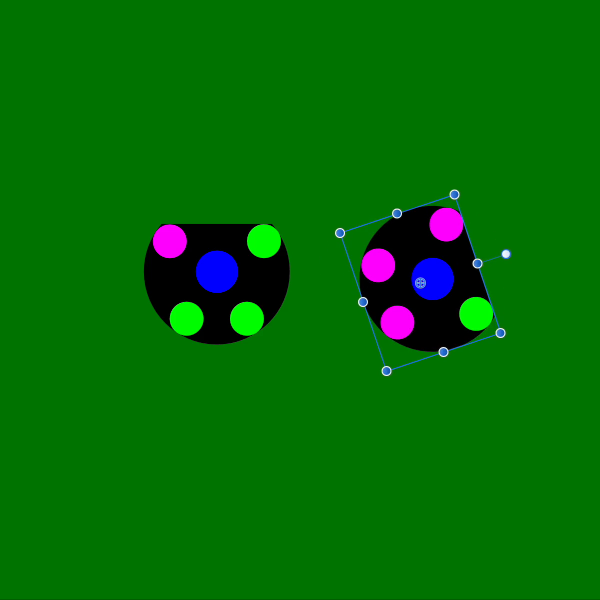
#> input picture frame 347 of Test2.mp4, 1200 x 1200 px (shown at 1/2 size)
$ python main1.py
#> lines starting #> are read from the running program, lines starting #| are printed output that depends on the picture; after the words box and inside, x2 and y2 are one past the last pixel; in counts of white or black regions, pixels touching at a corner belong together
#> in main, frame is the input picture: shape (1200, 1200, 3); mean B, G, R 5.4, 108.3, 3
import cv2
import numpy as np
from scipy.spatial import distance as dist

# Initialize empty lists for robots and ID markings
robotList = []
robotMarks = []

class Robot:
    def __init__(self, pos=None, team='-no team!-', ID='-no ID!-'):
        self.pos = pos if pos is not None else []
        self.team = team
        self.ID = ID
        self.circles = [] # ID markings [x, y, color]

    def add_marking(self, circle=None):
        if circle is None:
            circle = [0, 0, [0, 0, 0]]
        self.circles.append(circle)

class Ball:
    def __init__(self, pos=None):
        self.pos = pos if pos is not None else []

# Initialize the ball with default position
ball = Ball()

def Color_Detection(blue, green, red):
    if blue > 220 and green < 50 and red < 50:
        return 'Blue'
    if blue < 50 and green > 200 and red > 200:
        return 'Yellow'
    if blue > 200 and green < 50 and red > 200:
        return 'Purple'
    if blue < 50 and green > 220 and red < 50:
        return 'Green'
    if blue < 50 and green < 200 and red > 220:
        return 'Orange'
    return 'Unidentified'

def IdentifyCircles(img, circle):
    global ball

    x, y = int(circle[0]), int(circle[1])
    blue, green, red = img[y, x, 0], img[y, x, 1], img[y, x, 2]
    color = Color_Detection(blue, green, red)

    if color == 'Blue' or color == 'Yellow':
        robotList.append(Robot([x, y], color))
    elif color == 'Green' or color == 'Purple':
        robotMarks.append([x, y, color])
        print('ROBOT FOUND')
    elif color == 'Orange':
        ball = Ball([x, y])

def assignIDmarks():
    if robotList is not None:
        for idx, robot in enumerate(robotList):
            distances = []

            for i, mark in enumerate(robotMarks):
                mark_dist = dist.euclidean(mark[:2], robot.pos)
                distances.append((i, mark_dist))
            distances.sort(key=lambda x: x[1])
            closest_marks_indices = [i for i, _ in distances[:4]]
            robot.circles = [robotMarks[i] for i in closest_marks_indices]
            robot.ID = idx + 1

def detect_circles(image):
    gray = cv2.cvtColor(image, cv2.COLOR_BGR2GRAY)
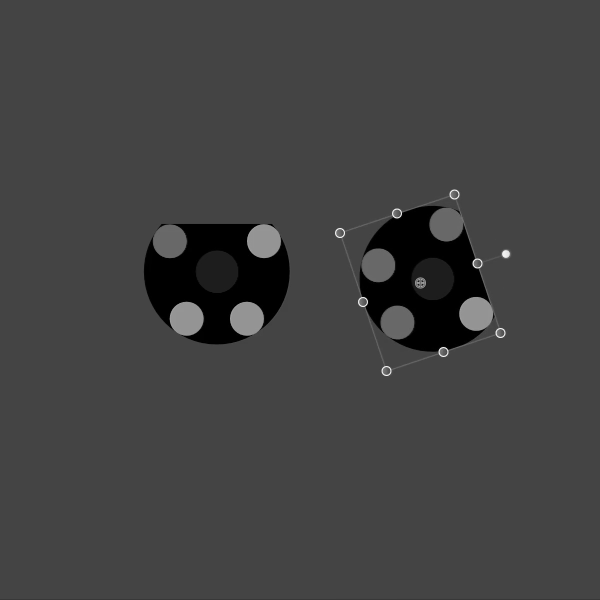
#> gray: shape (1200, 1200) (shown at 1/2 size); min 0, max 255, mean 65.5
    blurred = cv2.GaussianBlur(gray, (9, 9), 0)
    circles = cv2.HoughCircles(blurred, cv2.HOUGH_GRADIENT, 1, minDist=20, param1=50, param2=14, minRadius=15, maxRadius=50)
#> circles = [[865.5, 557.5, 42.2], [433.5, 543.5, 42.2], [372.5, 636.5, 33.5], [794.5, 644.5, 34], [951.5, 627.5, 33.3], [493.5, 636.5, 33.3], [527.5, 481.5, 33.3], [892.5, 448.5, 34.3], [338.5, 482.5, 33.8], [756.5, 529.5, 33.2]]
    return circles

def annotate_image(img):
    for robot in robotList:
        team_color = "B" if robot.team == 'Blue' else "Y"
        cv2.putText(img, f'{team_color}', (robot.pos[0] + 20, robot.pos[1] - 40), cv2.FONT_HERSHEY_SIMPLEX, .75, (255, 255, 255), 2, cv2.LINE_AA)
        cv2.putText(img, f'ID{robot.ID}', (robot.pos[0] + 20, robot.pos[1] - 20), cv2.FONT_HERSHEY_SIMPLEX, .75, (255, 255, 255), 2, cv2.LINE_AA)
        cv2.putText(img, f'{robot.pos}', (robot.pos[0] + 20, robot.pos[1]), cv2.FONT_HERSHEY_SIMPLEX, .75, (255, 255, 255), 2, cv2.LINE_AA)

    if ball:
        cv2.putText(img, f'Ball {ball.pos}', (ball.pos[0] + 20, ball.pos[1] + 20), cv2.FONT_HERSHEY_SIMPLEX, 1, (255, 255, 255), 2, cv2.LINE_AA)

# Main function
def main():
    global robotList, robotMarks, ball

    # Initialize globals
    robotList = []
    robotMarks = []
    ball = None

    # Load and process the video
    video_path = "/Test2.mp4"
    cap = cv2.VideoCapture(video_path)

    while cap.isOpened():
        ret, frame = cap.read()
        if not ret:
            break

        # Reset robot and mark lists for each frame
        robotList = []
        robotMarks = []

        # Detect circles in the frame
        circles = detect_circles(frame)

        if circles is not None:
            circles = np.uint16(np.around(circles))
#> circles = [[866, 558, 42], [434, 544, 42], [372, 636, 34], [794, 644, 34], [952, 628, 33], [494, 636, 33], [528, 482, 33], [892, 448, 34], [338, 482, 34], [756, 530, 33]]
            for circle in circles[0, :]:
                IdentifyCircles(frame, circle)
                cv2.circle(frame, (circle[0], circle[1]), circle[2], (0, 255, 0), 2)
                cv2.circle(frame, (circle[0], circle[1]), 2, (0, 0, 255), 3)
#> this loop made 10 passes
#> (x in IdentifyCircles, y in IdentifyCircles, blue in IdentifyCircles, green in IdentifyCircles, red in IdentifyCircles) on passes 3 to 10: (372, 636, 0, 252, 0), (794, 644, 253, 0, 253), (952, 628, 0, 252, 0), (494, 636, 0, 252, 0), (528, 482, 0, 252, 0), (892, 448, 253, 0, 253), (338, 482, 253, 0, 253), (756, 530, 253, 0, 253)
#> (x in IdentifyCircles, y in IdentifyCircles, blue in IdentifyCircles, green in IdentifyCircles, red in IdentifyCircles) on passes 1 to 2: (866, 558, 254, 0, 0), (434, 544, 254, 0, 0)
#| ROBOT FOUND
#| ROBOT FOUND
#| ROBOT FOUND
#| ROBOT FOUND
#| ROBOT FOUND
#| ROBOT FOUND
#| ROBOT FOUND
#| ROBOT FOUND
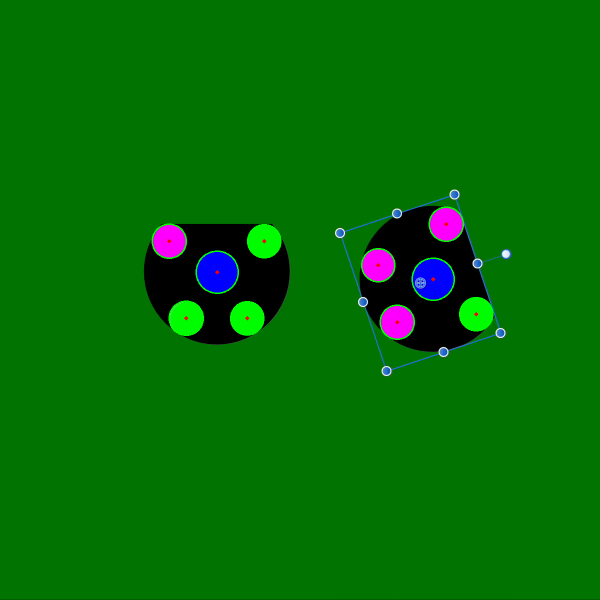
#> frame: shape (1200, 1200, 3) (shown at 1/2 size); 0.49% of pixels changed, all inside (x1, y1, x2, y2) = (303, 413, 987, 680)

            assignIDmarks()
#> the loop in assignIDmarks, `for idx, robot in enumerate(robotList):` made 2 passes
#> (closest_marks_indices, robot.ID) on passes 1 to 2: ([2, 1, 5, 7], 1), ([3, 0, 4, 6], 2)

            for robot in robotList:
                print(f'There is a {robot.team} robot with these ID circles:')
                for mark in robot.circles:
                    print(mark)
#> this loop made 2 passes
#| There is a Blue robot with these ID circles:
#| [952, 628, 'Green']
#| [794, 644, 'Purple']
#| [892, 448, 'Purple']
#| [756, 530, 'Purple']
#| There is a Blue robot with these ID circles:
#| [494, 636, 'Green']
#| [372, 636, 'Green']
#| [528, 482, 'Green']
#| [338, 482, 'Purple']

            if ball:
                print(f'Ball found at {ball.pos}')

            for robot in robotList:
                cv2.circle(frame, (robot.pos[0], robot.pos[1]), 10, (0, 0, 0), 5)
                for mark in robot.circles:
                    cv2.circle(frame, (mark[0], mark[1]), 10, (0, 0, 0), 5)
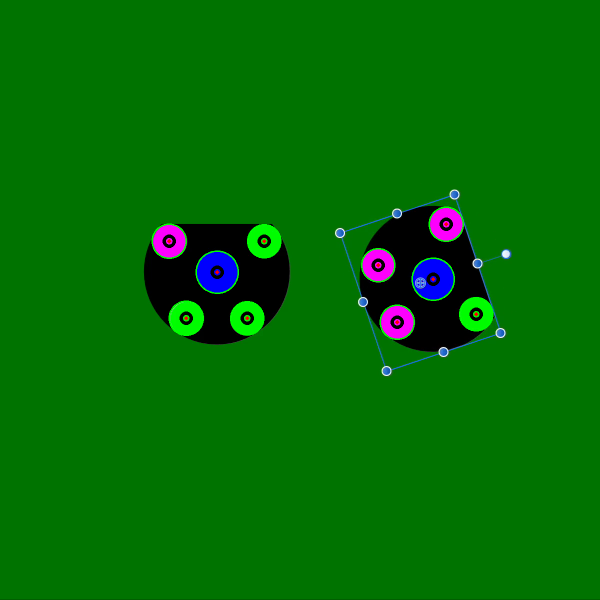
#> frame: shape (1200, 1200, 3) (shown at 1/2 size); 0.29% of pixels changed, all inside (x1, y1, x2, y2) = (325, 435, 966, 658)

        else:
            print("No circles detected")

        annotate_image(frame)
#> the loop in annotate_image, `for robot in robotList:` made 2 passes
#> team_color on passes 1 to 2: 'B', 'B'
        cv2.imshow("Annotated Video", frame)

        if cv2.waitKey(1) & 0xFF == ord('q'):
#> (key q is pressed here)
            break

    cap.release()
    cv2.destroyAllWindows()

if __name__ == "__main__":
    main()

$ run again, starting later in the video
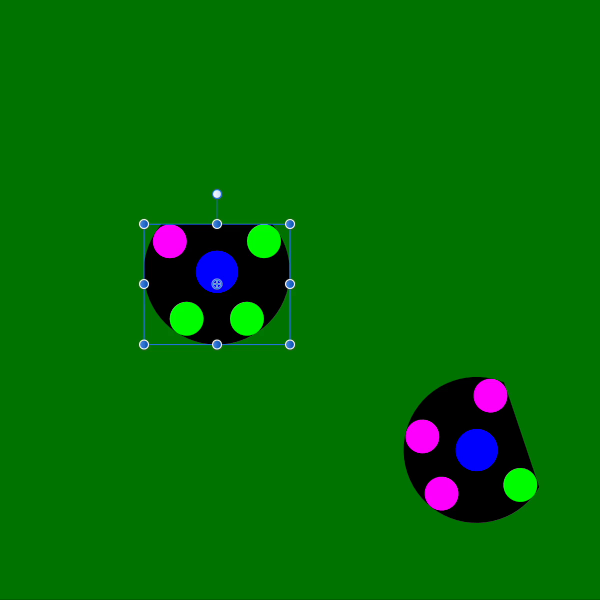
#> input picture frame 1565 of Test2.mp4, 1200 x 1200 px (shown at 1/2 size)
#> in main, frame is the input picture: shape (1200, 1200, 3); mean B, G, R 5.4, 108.3, 3
#> in detect_circles, `circles = cv2.HoughCircles(blurred, cv2.HOUGH_GRADIENT, 1, minDist=20,..`: circles = [[952.5, 899.5, 42.2], [372.5, 636.5, 33.5], [339.5, 482.5, 33.1], [980.5, 790.5, 34.1], [844.5, 872.5, 33.2], [527.5, 481.5, 33.3], [1040.5, 969.5, 33.3], [493.5, 637.5, 33.3], [882.5, 987.5, 34.4], [432.5, 542.5, 41.9]]
#> in main, `circles = np.uint16(np.around(circles))`: circles = [[952, 900, 42], [372, 636, 34], [340, 482, 33], [980, 790, 34], [844, 872, 33], [528, 482, 33], [1040, 970, 33], [494, 638, 33], [882, 988, 34], [432, 542, 42]]
#> the loop in main, `for circle in circles[0, :]:` made 10 passes
#> (x in IdentifyCircles, y in IdentifyCircles, blue in IdentifyCircles, green in IdentifyCircles, red in IdentifyCircles) on passes 2 to 9: (372, 636, 0, 252, 0), (340, 482, 253, 0, 253), (980, 790, 253, 0, 253), (844, 872, 253, 0, 253), (528, 482, 0, 252, 0), (1040, 970, 0, 252, 0), (494, 638, 0, 252, 0), (882, 988, 253, 0, 253)
#> (printed output is left out)
#> after the loop in main, `for circle in circles[0, :]:`:
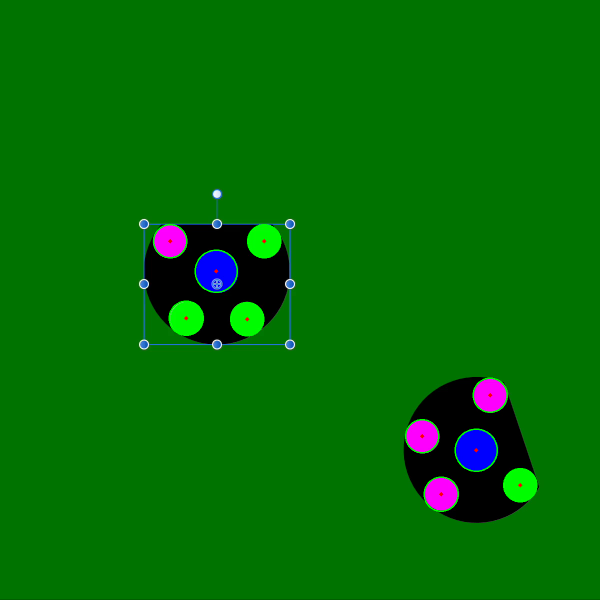
#> frame: shape (1200, 1200, 3) (shown at 1/2 size); 0.49% of pixels changed, all inside (x1, y1, x2, y2) = (306, 448, 1075, 1024)
#> the loop in assignIDmarks, `for idx, robot in enumerate(robotList):` made 2 passes
#> (closest_marks_indices, robot.ID) on passes 1 to 2: ([3, 5, 7, 2], 1), ([1, 0, 4, 6], 2)
#> the loop in main, `for robot in robotList:` made 2 passes
#| There is a Blue robot with these ID circles:
#| [844, 872, 'Purple']
#| [1040, 970, 'Green']
#| [882, 988, 'Purple']
#| [980, 790, 'Purple']
#| There is a Blue robot with these ID circles:
#> (further printed lines are left out)
#> after the loop in main, `for robot in robotList:`:
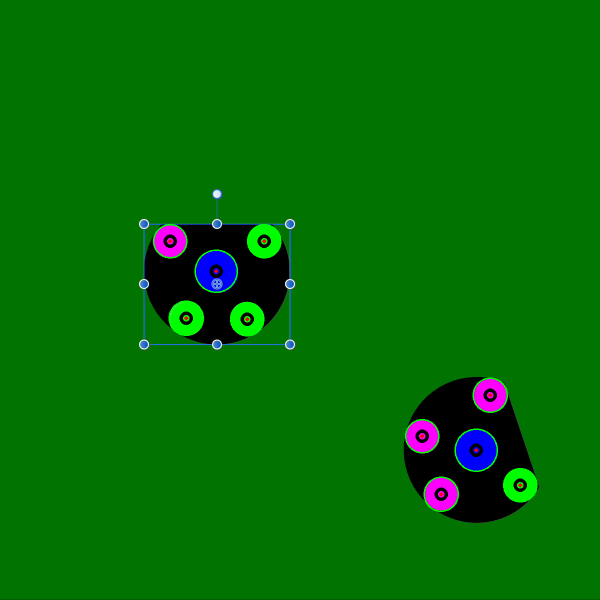
#> frame: shape (1200, 1200, 3) (shown at 1/2 size); 0.29% of pixels changed, all inside (x1, y1, x2, y2) = (327, 469, 1054, 1002)
#> the loop in annotate_image, `for robot in robotList:` made 2 passes
#> team_color on passes 1 to 2: 'B', 'B'

$ run again, starting later in the video
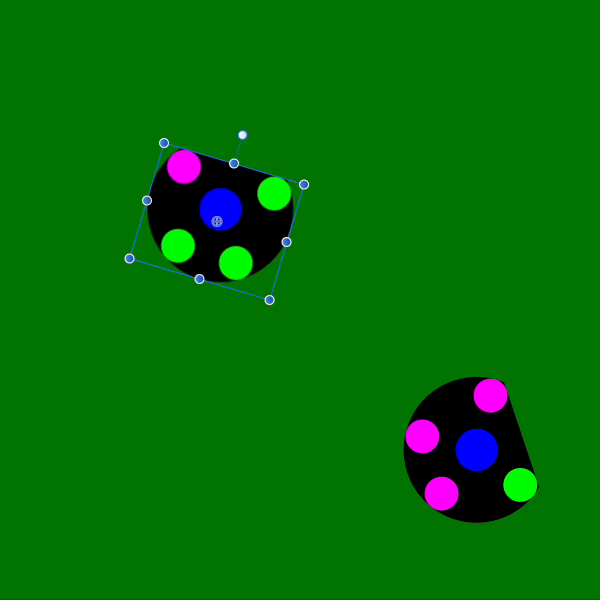
#> input picture frame 2782 of Test2.mp4, 1200 x 1200 px (shown at 1/2 size)
#> in main, frame is the input picture: shape (1200, 1200, 3); mean B, G, R 5.4, 108.2, 3
#> in detect_circles, `circles = cv2.HoughCircles(blurred, cv2.HOUGH_GRADIENT, 1, minDist=20,..`: circles = [[844.5, 872.5, 33.8], [952.5, 899.5, 42.5], [547.5, 386.5, 33.3], [882.5, 986.5, 34.1], [367.5, 333.5, 33.1], [980.5, 790.5, 34], [441.5, 417.5, 42.4], [471.5, 525.5, 33.2], [1040.5, 969.5, 33.3], [355.5, 491.5, 33.2]]
#> in main, `circles = np.uint16(np.around(circles))`: circles = [[844, 872, 34], [952, 900, 42], [548, 386, 33], [882, 986, 34], [368, 334, 33], [980, 790, 34], [442, 418, 42], [472, 526, 33], [1040, 970, 33], [356, 492, 33]]
#> the loop in main, `for circle in circles[0, :]:` made 10 passes
#> (x in IdentifyCircles, y in IdentifyCircles, blue in IdentifyCircles, green in IdentifyCircles, red in IdentifyCircles) on passes 1, 3, 4, 5, 6, 8, 9, 10: (844, 872, 253, 0, 253), (548, 386, 0, 252, 0), (882, 986, 253, 0, 253), (368, 334, 253, 0, 253), (980, 790, 253, 0, 253), (472, 526, 0, 252, 0), (1040, 970, 0, 252, 0), (356, 492, 0, 252, 0)
#> (printed output is left out)
#> after the loop in main, `for circle in circles[0, :]:`:
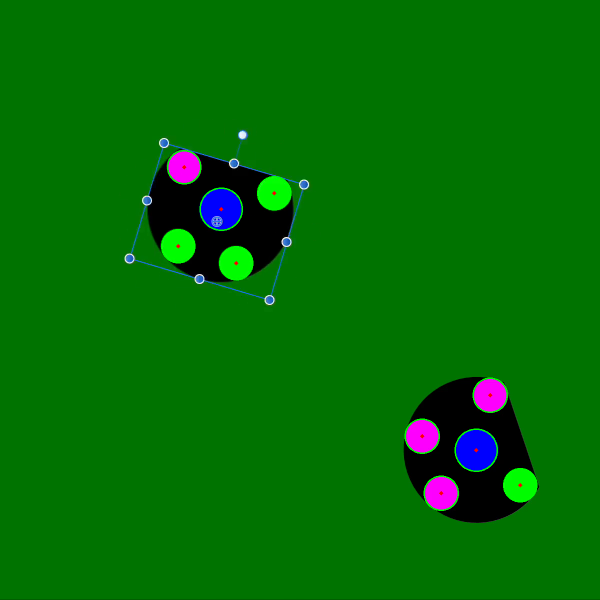
#> frame: shape (1200, 1200, 3) (shown at 1/2 size); 0.49% of pixels changed, all inside (x1, y1, x2, y2) = (322, 300, 1075, 1022)
#> the loop in assignIDmarks, `for idx, robot in enumerate(robotList):` made 2 passes
#> (closest_marks_indices, robot.ID) on passes 1 to 2: ([2, 0, 6, 4], 1), ([1, 3, 5, 7], 2)
#> the loop in main, `for robot in robotList:` made 2 passes
#| There is a Blue robot with these ID circles:
#| [882, 986, 'Purple']
#| [844, 872, 'Purple']
#| [1040, 970, 'Green']
#| [980, 790, 'Purple']
#| There is a Blue robot with these ID circles:
#> (further printed lines are left out)
#> after the loop in main, `for robot in robotList:`:
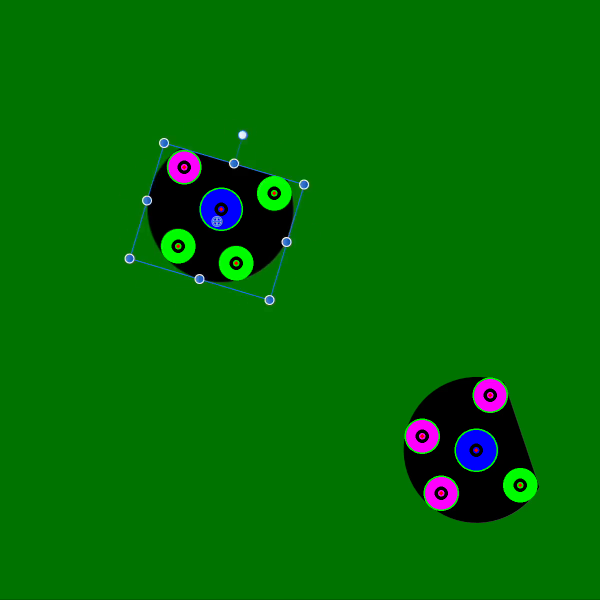
#> frame: shape (1200, 1200, 3) (shown at 1/2 size); 0.29% of pixels changed, all inside (x1, y1, x2, y2) = (343, 321, 1054, 1000)
#> the loop in annotate_image, `for robot in robotList:` made 2 passes
#> team_color on passes 1 to 2: 'B', 'B'
